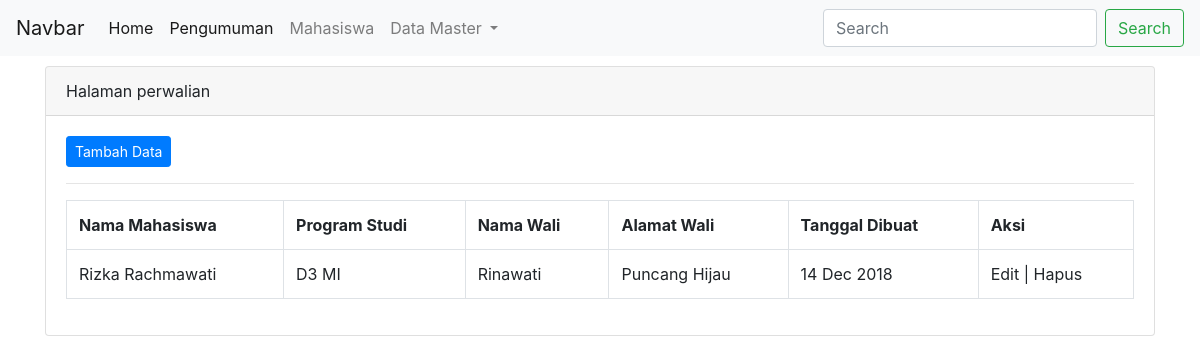
The app's page /index.php/admin/perwalian with its own data.
### tables this page shows
CREATE TABLE `perwalian` (
  `nama_mahasiswa` varchar(255) NOT NULL,
  `program_studi` varchar(255) NOT NULL,
  `nama_wali` varchar(255) NOT NULL,
  `alamat_wali` varchar(255) NOT NULL,
  `created_at` datetime NOT NULL DEFAULT CURRENT_TIMESTAMP
);

### application/controllers/admin/perwalian.php (called while the page is built, shortened)
<?php
class perwalian extends CI_Controller
{
	public function __construct()
	{
		$this->load->model('perwalian_model');
	}
	public function index()
	{
		$data['judul'] = 'perwalian';
		$data['sub_judul'] = ' Halaman perwalian';
		$data['halaman'] = 'admin/v_perwalian';
		$data['isi_tabel'] = $this->perwalian_model->all();
		$this->load->view('admin/v_template', $data);
	}
}
 ?>

### index.php (called while the page is built, shortened)
<?php
require_once BASEPATH.'core/CodeIgniter.php';

### application/models/perwalian_model.php (called while the page is built, shortened)
<?php
class perwalian_model extends CI_Model
{
	public function all()
	{
		return $this->db->get('perwalian')->result();
	}
}
 ?>

### application/views/admin/v_perwalian.php (the view)
<div class="col-md-12">
  <div class="card">
    <div class="card-header"><?php echo $sub_judul; ?></div>
    <div class="card-body">
    <a class="btn btn-primary btn-sm" href="<?php echo site_url('admin/perwalian/tambah'); ?>">Tambah Data</a>
    <hr>
    <table class="table table-bordered">
    	<tr>
    		<th>Nama Mahasiswa</th>
    		<th>Program Studi</th>
        <th>Nama Wali</th>
    		<th>Alamat Wali</th>
    		<th>Tanggal Dibuat</th>
    		<th>Aksi</th>
    	</tr>
    	<?php  foreach ($isi_tabel as $key) { ?>
    	<tr>
    		<td><?php echo $key->nama_mahasiswa; ?></td>
    		<td><?php echo $key->program_studi; ?></td>
        <td><?php echo $key->nama_wali; ?></td>
    		<td><?php echo $key->alamat_wali; ?></td>
    		<td><?php echo date('d M Y', strtotime($key->created_at) ); ?></td>
    		<td>
    			Edit | Hapus
  		</td>
    	</tr>
    	<?php } ?>
    </table>
    </div>
  </div>
</div>

### records on screen
perwalian: nama_mahasiswa "Rizka Rachmawati", program_studi "D3 MI", nama_wali "Rinawati", alamat_wali "Puncang Hijau", created_at "14 Dec 2018"

### other values on screen
$sub_judul "Halaman perwalian"
